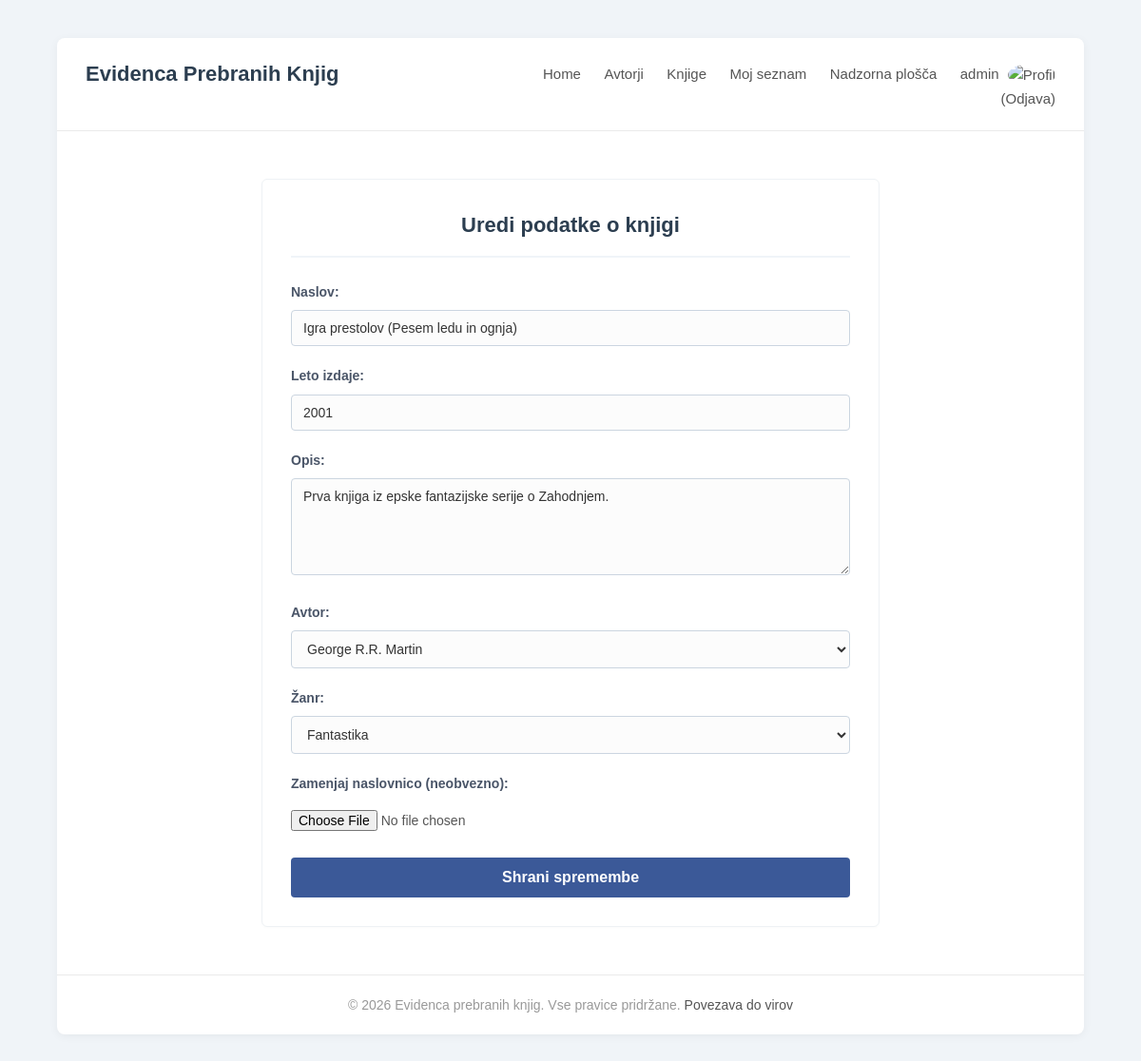
/update_knjiga.php?id=1 (signed in), run on the app's committed database.
### tables this page shows
CREATE TABLE `knjige` (
  `id` int(11) NOT NULL,
  `naslov` varchar(150) NOT NULL,
  `leto_izdaje` int(11) DEFAULT NULL,
  `opis` text DEFAULT NULL,
  `dodana` timestamp NOT NULL DEFAULT current_timestamp(),
  `slika` varchar(255) DEFAULT 'default_knjiga.png'
);

CREATE TABLE `knjige_avtorji` (
  `id` int(11) NOT NULL,
  `avtor_id` int(11) NOT NULL,
  `knjiga_id` int(11) NOT NULL
);

CREATE TABLE `avtorji` (
  `id` int(11) NOT NULL,
  `ime` varchar(50) NOT NULL,
  `priimek` varchar(50) NOT NULL,
  `leto_rojstva` int(11) DEFAULT NULL,
  `drzava` varchar(50) DEFAULT NULL,
  `slika` varchar(255) DEFAULT 'default_avtor.png'
);

CREATE TABLE `knjige_zanri` (
  `id` int(11) NOT NULL,
  `zanr_id` int(11) NOT NULL,
  `knjiga_id` int(11) NOT NULL
);

CREATE TABLE `zanri` (
  `id` int(11) NOT NULL,
  `naziv_zanra` varchar(100) NOT NULL
);

### update_knjiga.php (the view, shortened to what this page needs)
<?php
require_once 'baza.php';
$knjiga_id = (int)$_GET['id'];
$knjiga_rez = mysqli_query($link, "SELECT * FROM knjige WHERE id = $knjiga_id");
$knjiga = mysqli_fetch_array($knjiga_rez);
$trenutni_avtor_rez = mysqli_query($link, "SELECT avtor_id FROM knjige_avtorji WHERE knjiga_id = $knjiga_id");
$trenutni_avtor = mysqli_fetch_array($trenutni_avtor_rez);
if ($trenutni_avtor) {
    $trenutni_avtor_id = $trenutni_avtor['avtor_id'];
} else {
    $trenutni_avtor_id = 0;
}
$trenutni_zanr_rez = mysqli_query($link, "SELECT zanr_id FROM knjige_zanri WHERE knjiga_id = $knjiga_id");
$trenutni_zanr = mysqli_fetch_array($trenutni_zanr_rez);
if ($trenutni_zanr) {
    $trenutni_zanr_id = $trenutni_zanr['zanr_id'];
} else {
    $trenutni_zanr_id = 0;
}
$avtorji = mysqli_query($link, "SELECT * FROM avtorji");
$zanri = mysqli_query($link, "SELECT * FROM zanri");
include 'glava.php';
?>
<div class="okvir_obrazca">
    <h2>Uredi podatke o knjigi</h2>
    <form action="update_knjige_baza.php" method="post" enctype="multipart/form-data">
        <div class="vnosna_skupina">
            <label>Naslov:</label>
            <input type="text" name="naslov" value="<?php echo htmlspecialchars($knjiga['naslov']); ?>" required />
        </div>
        <div class="vnosna_skupina">
            <label>Leto izdaje:</label>
            <input type="number" name="leto_izdaje" value="<?php echo $knjiga['leto_izdaje']; ?>" required />
        </div>
        <div class="vnosna_skupina">
            <label>Opis:</label>
            <textarea name="opis" rows="5" required><?php echo htmlspecialchars($knjiga['opis']); ?></textarea>
        </div>
        <div class="vnosna_skupina">
            <label>Avtor:</label>
            <select name="avtor_id">
                <?php while($a = mysqli_fetch_array($avtorji)) { ?>
                    <option value="<?php echo $a['id']; ?>" <?php if($a['id'] == $trenutni_avtor_id) echo 'selected'; ?>>
                        <?php echo htmlspecialchars($a['ime']." ".$a['priimek']); ?>
                    </option>
                <?php } ?>
            </select>
        </div>
        <div class="vnosna_skupina">
            <label>Žanr:</label>
            <select name="zanr_id">
                <?php while($z = mysqli_fetch_array($zanri)) { ?>
                    <option value="<?php echo $z['id']; ?>" <?php if($z['id'] == $trenutni_zanr_id) echo 'selected'; ?>>
                        <?php echo htmlspecialchars($z['naziv_zanra']); ?>
                    </option>
                <?php } ?>
            </select>
        </div>
        <div class="vnosna_skupina">
            <label>Zamenjaj naslovnico (neobvezno):</label>
            <input type="file" name="slika" />
        </div>
        <input type="submit" value="Shrani spremembe" class="gumb_oddaj" />
    </form>
</div>
<?php include 'noga.php'; ?>

### stil.css (style rules this page uses)
* { margin: 0; padding: 0; box-sizing: border-box; }
body { font-family: Arial, Helvetica, sans-serif; background-color: #f0f4f8; color: #333; line-height: 1.6; }
.profil-kontejner, .okvir-obrazca, .okvir_obrazca { width: 100%; max-width: 650px; margin: 0 auto; background-color: #ffffff; border: 1px solid #eef2f5; border-radius: 6px; padding: 30px; box-shadow: 0 1px 3px rgba(0,0,0,0.02); }
.profil-kontejner h1, .okvir-obrazca h2, .okvir_obrazca h2 { font-size: 22px; color: #2c3e50; margin-bottom: 25px; text-align: center; border-bottom: 2px solid #f0f4f8; padding-bottom: 15px; font-weight: 600; }
.obrazec-skupina, .skupina-polja, .vnosna_skupina { margin-bottom: 20px; clear: both; }
.obrazec-oznaka, .skupina-polja label, .vnosna_skupina label { display: block; font-weight: bold; margin-bottom: 8px; color: #4a5568; font-size: 14px; }
.obrazec-vnos, .vnosno-polje, .okvir-obrazca input[type="text"], .okvir-obrazca input[type="number"], .okvir-obrazca textarea, .okvir-obrazca select, .okvir_obrazca input[type="text"], .okvir_obrazca input[type="number"], .okvir_obrazca textarea, .okvir_obrazca select { width: 100%; padding: 10px 12px; border: 1px solid #cbd5e0; border-radius: 4px; font-family: Arial, Helvetica, sans-serif; font-size: 14px; color: #333; background-color: #fcfcfc; }
.obrazec-vnos-datoteka, .skupina-polja input[type="file"], .vnosna_skupina input[type="file"] { width: 100%; padding: 8px 0; font-size: 14px; color: #555; }
.obrazec-gumb, .gumb_oddaj, .okvir-obrazca input[type="submit"], .okvir_obrazca input[type="submit"] { display: block; width: 100%; background-color: #3b5998; color: #ffffff; padding: 12px; font-size: 16px; font-weight: bold; border: none; border-radius: 4px; cursor: pointer; margin-top: 15px; text-align: center; }

### data on the page
knjige: naslov "Igra prestolov (Pesem ledu in ognja)", leto_izdaje "2001", opis "Prva knjiga iz epske fantazijske serije o Zahodnjem."
knjige_avtorji: avtor_id "George R.R. Martin"
knjige_zanri: zanr_id "Fantastika"

### other printed values
$_SESSION['uporabnisko_ime'] "admin"
